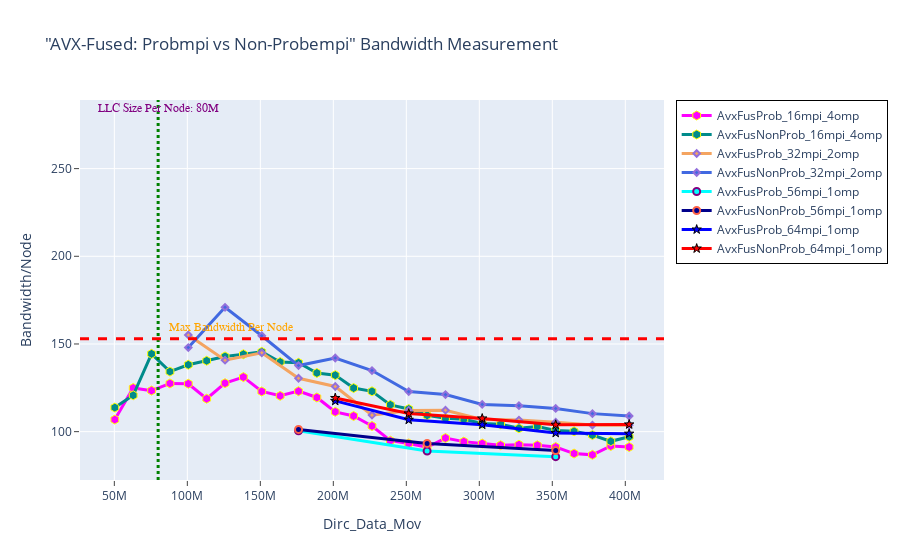

The notebook cell saved with this chart:
### Markdown cell above
## BANDWIDTH - AVX-Fused: Probmpi vs Non-Probempi

### Code cell
fig = go.Figure() 

# 1----
fig.add_trace(go.Scatter(x=(dfn2AvxFusProb_16mpi_4omp.Dirc_Data_Mov*(dfn2AvxFusProb_16mpi_4omp.MPI_size/2)), 
                         y=(dfn2AvxFusProb_16mpi_4omp.BAND*(dfn2AvxFusProb_16mpi_4omp.MPI_size/2)), 
                         mode='lines+markers', 
                         name='AvxFusProb_16mpi_4omp',
                         line=dict(color='magenta',width=3),
                         marker=dict(symbol='hexagon',size=9, line=dict(color='yellow',width=1))))

fig.add_trace(go.Scatter(x=(dfn2AvxFusNonProb_16mpi_4omp.Dirc_Data_Mov*(dfn2AvxFusNonProb_16mpi_4omp.MPI_size/2)), 
                         y=(dfn2AvxFusNonProb_16mpi_4omp.BAND*(dfn2AvxFusNonProb_16mpi_4omp.MPI_size/2)), 
                         mode='lines+markers', 
                         name='AvxFusNonProb_16mpi_4omp',
                         line=dict(color='darkcyan',width=3),
                         marker=dict(symbol='hexagon',size=9, line=dict(color='yellow',width=1))))


# 2----
fig.add_trace(go.Scatter(x=(dfn2AvxFusProb_32mpi_2omp.Dirc_Data_Mov*(dfn2AvxFusProb_32mpi_2omp.MPI_size/2)), 
                         y=(dfn2AvxFusProb_32mpi_2omp.BAND*(dfn2AvxFusProb_32mpi_2omp.MPI_size/2)), 
                         mode='lines+markers', 
                         name='AvxFusProb_32mpi_2omp',
                         line=dict(color='sandybrown',width=3),
                         marker=dict(symbol='diamond',size=5,line=dict(color='MediumPurple',width=2))))

fig.add_trace(go.Scatter(x=(dfn2AvxFusNonProb_32mpi_2omp.Dirc_Data_Mov*(dfn2AvxFusNonProb_32mpi_2omp.MPI_size/2)), 
                         y=(dfn2AvxFusNonProb_32mpi_2omp.BAND*(dfn2AvxFusNonProb_32mpi_2omp.MPI_size/2)), 
                         mode='lines+markers', 
                         name='AvxFusNonProb_32mpi_2omp',
                         line=dict(color='royalblue',width=3),
                         marker=dict(symbol='diamond',size=5,line=dict(color='MediumPurple',width=2))))

# 3----
fig.add_trace(go.Scatter(x=(dfn2AvxFusProb_56mpi_1omp.Dirc_Data_Mov*(dfn2AvxFusProb_56mpi_1omp.MPI_size/2)), 
                         y=(dfn2AvxFusProb_56mpi_1omp.BAND*(dfn2AvxFusProb_56mpi_1omp.MPI_size/2)), 
                         mode='lines+markers', 
                         name='AvxFusProb_56mpi_1omp',
                         line=dict(color='cyan',width=3),
                         marker=dict(symbol='circle',size=7,line=dict(color='Purple',width=2))))

fig.add_trace(go.Scatter(x=(dfn2AvxFusNonProb_56mpi_1omp.Dirc_Data_Mov*(dfn2AvxFusNonProb_56mpi_1omp.MPI_size/2)), 
                         y=(dfn2AvxFusNonProb_56mpi_1omp.BAND*(dfn2AvxFusNonProb_56mpi_1omp.MPI_size/2)), 
                         mode='lines+markers', 
                         name='AvxFusNonProb_56mpi_1omp',
                         line=dict(color='darkblue',width=3),
                         marker=dict(symbol='circle',size=7, line=dict(color='tomato',width=2))))


# 4----
fig.add_trace(go.Scatter(x=(dfn2AvxFusProb_64mpi_1omp.Dirc_Data_Mov*(dfn2AvxFusProb_64mpi_1omp.MPI_size/2)), 
                         y=(dfn2AvxFusProb_64mpi_1omp.BAND*(dfn2AvxFusProb_64mpi_1omp.MPI_size/2)), 
                         mode='lines+markers', 
                         name='AvxFusProb_64mpi_1omp',
                         line=dict(color='blue',width=3),
                         marker=dict(symbol='star',size=7, line=dict(color='black',width=1))))


fig.add_trace(go.Scatter(x=(dfn2AvxFusNonProb_64mpi_1omp.Dirc_Data_Mov*(dfn2AvxFusNonProb_64mpi_1omp.MPI_size/2)), 
                         y=(dfn2AvxFusNonProb_64mpi_1omp.BAND*(dfn2AvxFusNonProb_64mpi_1omp.MPI_size/2)), 
                         mode='lines+markers', 
                         name='AvxFusNonProb_64mpi_1omp',
                         line=dict(color='red',width=3),
                         marker=dict(symbol='star',size=7, line=dict(color='black',width=1))))



# Adding vertical and horizontal lines 
fig.add_vline(x=80e6, line_width=3, line_dash="dot", line_color="green")
fig.add_hline(y=153, line_width=3, line_dash="dash", line_color="red")

# Add annotation with arrow
fig.add_annotation(
    x='80e6'
    , y=280
    , text=f'LLC Size Per Node: 80M'
    , yanchor='bottom'
    , showarrow=False
    , arrowhead=1
    , arrowsize=1
    , arrowwidth=2
    , arrowcolor="#636363"
    , ax=-20
    , ay=-30
    , font=dict(size=12, color="purple", family="Sans Serif")
    , align="left"
    ,)

fig.add_annotation(
    x='130e6'
    , y=155
    , text=f'Max Bandwidth Per Node'
    , yanchor='bottom'
    , showarrow=False
    , arrowhead=1
    , arrowsize=1
    , arrowwidth=2
    , arrowcolor="#636363"
    , ax=-20
    , ay=-30
    , font=dict(size=12, color="orange", family="Sans Serif")
    , align="left"
    ,)


fig.update_layout(title='"AVX-Fused: Probmpi vs Non-Probempi" Bandwidth Measurement',
                  xaxis_title='Dirc_Data_Mov', yaxis_title='Bandwidth/Node', 
                  xaxis=dict(ticks="outside"),  
                  yaxis=dict(ticks="outside"),
                  legend=go.layout.Legend(bordercolor="black",borderwidth=1))

### Figure 1 — Plotly figure (JSON) as saved in the notebook; plotly's stock layout.template omitted (floating-point values rounded to 4 significant figures)
{"data": [{"line": {"color": "magenta", "width": 3}, "marker": {"line": {"color": "yellow", "width": 1}, "size": 9, "symbol": "hexagon"}, "mode": "lines+markers", "name": "AvxFusProb_16mpi_4omp", "type": "scatter", "x": [50331648, 62914560, 75497472, 88080384, 100663296, 113246208, 125829120, 138412032, 150994944, 163577856, 176160768, 188743680, 201326592, 213909504, 226492416, 239075328, 251658240, 264241152, 276824064, 289406976, 301989888, 314572800, 327155712, 339738624, 352321536, 364904448, 377487360, 390070272, 402653184], "y": [106.9, 124.9, 123.4, 127.5, 127.3, 118.8, 127.6, 131.1, 122.9, 120.4, 123.1, 119.5, 111.3, 108.9, 103.2, 94.85, 93.27, 91.1, 96.36, 94.32, 93.21, 92.27, 92.53, 92.21, 91.23, 87.51, 86.77, 91.84, 91.23]}, {"line": {"color": "darkcyan", "width": 3}, "marker": {"line": {"color": "yellow", "width": 1}, "size": 9, "symbol": "hexagon"}, "mode": "lines+markers", "name": "AvxFusNonProb_16mpi_4omp", "type": "scatter", "x": [50331648, 62914560, 75497472, 88080384, 100663296, 113246208, 125829120, 138412032, 150994944, 163577856, 176160768, 188743680, 201326592, 213909504, 226492416, 239075328, 251658240, 264241152, 276824064, 289406976, 301989888, 314572800, 327155712, 339738624, 352321536, 364904448, 377487360, 390070272, 402653184], "y": [113.7, 120.7, 144.4, 134.2, 138.1, 140.4, 142.9, 144.2, 145.5, 139.7, 139.3, 133.5, 132.2, 124.9, 123.0, 115.3, 112.9, 109.3, 107.6, 107.1, 104.6, 104.2, 101.9, 103.0, 100.7, 100.2, 98.05, 94.49, 97.08]}, {"line": {"color": "sandybrown", "width": 3}, "marker": {"line": {"color": "MediumPurple", "width": 2}, "size": 5, "symbol": "diamond"}, "mode": "lines+markers", "name": "AvxFusProb_32mpi_2omp", "type": "scatter", "x": [100663296, 125829120, 150994944, 176160768, 201326592, 226492416, 251658240, 276824064, 301989888, 327155712, 352321536, 377487360, 402653184], "y": [155.1, 140.7, 145.0, 130.5, 125.8, 109.4, 112.1, 112.2, 106.9, 106.6, 105.3, 103.8, 103.7]}, {"line": {"color": "royalblue", "width": 3}, "marker": {"line": {"color": "MediumPurple", "width": 2}, "size": 5, "symbol": "diamond"}, "mode": "lines+markers", "name": "AvxFusNonProb_32mpi_2omp", "type": "scatter", "x": [100663296, 125829120, 150994944, 176160768, 201326592, 226492416, 251658240, 276824064, 301989888, 327155712, 352321536, 377487360, 402653184], "y": [147.9, 170.9, 154.7, 137.7, 142.0, 134.8, 122.8, 121.1, 115.5, 114.8, 113.3, 110.3, 108.9]}, {"line": {"color": "cyan", "width": 3}, "marker": {"line": {"color": "Purple", "width": 2}, "size": 7, "symbol": "circle"}, "mode": "lines+markers", "name": "AvxFusProb_56mpi_1omp", "type": "scatter", "x": [176160768, 264241152, 352321536], "y": [100.5, 88.92, 85.76]}, {"line": {"color": "darkblue", "width": 3}, "marker": {"line": {"color": "tomato", "width": 2}, "size": 7, "symbol": "circle"}, "mode": "lines+markers", "name": "AvxFusNonProb_56mpi_1omp", "type": "scatter", "x": [176160768, 264241152, 352321536], "y": [101.3, 93.3, 89.21]}, {"line": {"color": "blue", "width": 3}, "marker": {"line": {"color": "black", "width": 1}, "size": 7, "symbol": "star"}, "mode": "lines+markers", "name": "AvxFusProb_64mpi_1omp", "type": "scatter", "x": [201326592, 251658240, 301989888, 352321536, 402653184], "y": [117.5, 106.8, 103.9, 99.28, 98.86]}, {"line": {"color": "red", "width": 3}, "marker": {"line": {"color": "black", "width": 1}, "size": 7, "symbol": "star"}, "mode": "lines+markers", "name": "AvxFusNonProb_64mpi_1omp", "type": "scatter", "x": [201326592, 251658240, 301989888, 352321536, 402653184], "y": [119.2, 110.3, 107.5, 103.9, 104.1]}], "layout": {"annotations": [{"align": "left", "arrowcolor": "#636363", "arrowhead": 1, "arrowsize": 1, "arrowwidth": 2, "ax": -20, "ay": -30, "font": {"color": "purple", "family": "Sans Serif", "size": 12}, "showarrow": false, "text": "LLC Size Per Node: 80M", "x": "80e6", "y": 280, "yanchor": "bottom"}, {"align": "left", "arrowcolor": "#636363", "arrowhead": 1, "arrowsize": 1, "arrowwidth": 2, "ax": -20, "ay": -30, "font": {"color": "orange", "family": "Sans Serif", "size": 12}, "showarrow": false, "text": "Max Bandwidth Per Node", "x": "130e6", "y": 155, "yanchor": "bottom"}], "legend": {"bordercolor": "black", "borderwidth": 1}, "shapes": [{"line": {"color": "green", "dash": "dot", "width": 3}, "type": "line", "x0": 80000000, "x1": 80000000, "xref": "x", "y0": 0, "y1": 1, "yref": "y domain"}, {"line": {"color": "red", "dash": "dash", "width": 3}, "type": "line", "x0": 0, "x1": 1, "xref": "x domain", "y0": 153, "y1": 153, "yref": "y"}], "title": {"text": "\"AVX-Fused: Probmpi vs Non-Probempi\" Bandwidth Measurement"}, "xaxis": {"ticks": "outside", "title": {"text": "Dirc_Data_Mov"}}, "yaxis": {"ticks": "outside", "title": {"text": "Bandwidth/Node"}}}}
